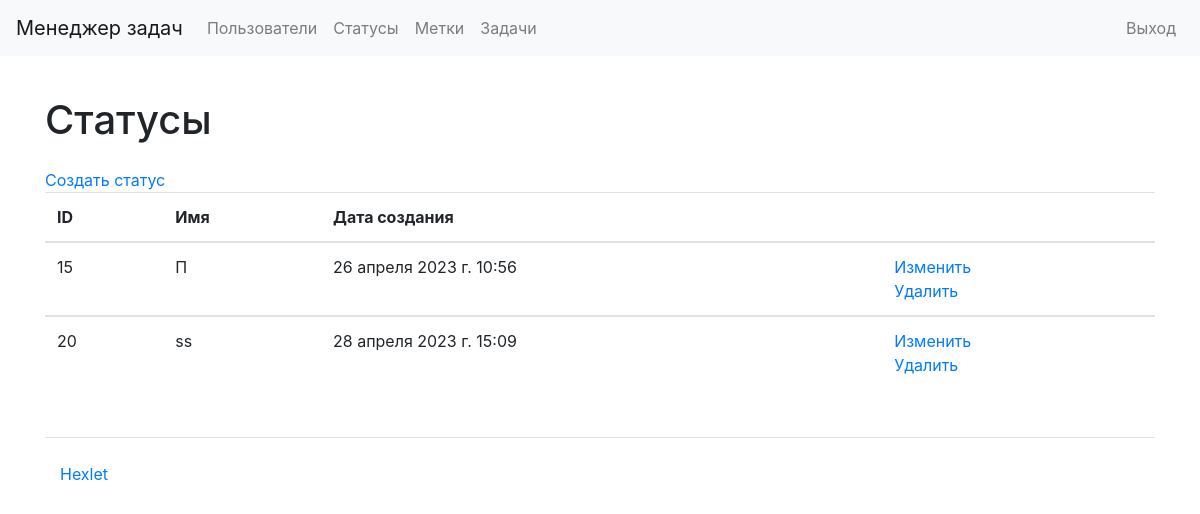
Before: /statuses/ (signed in) with the older database file.
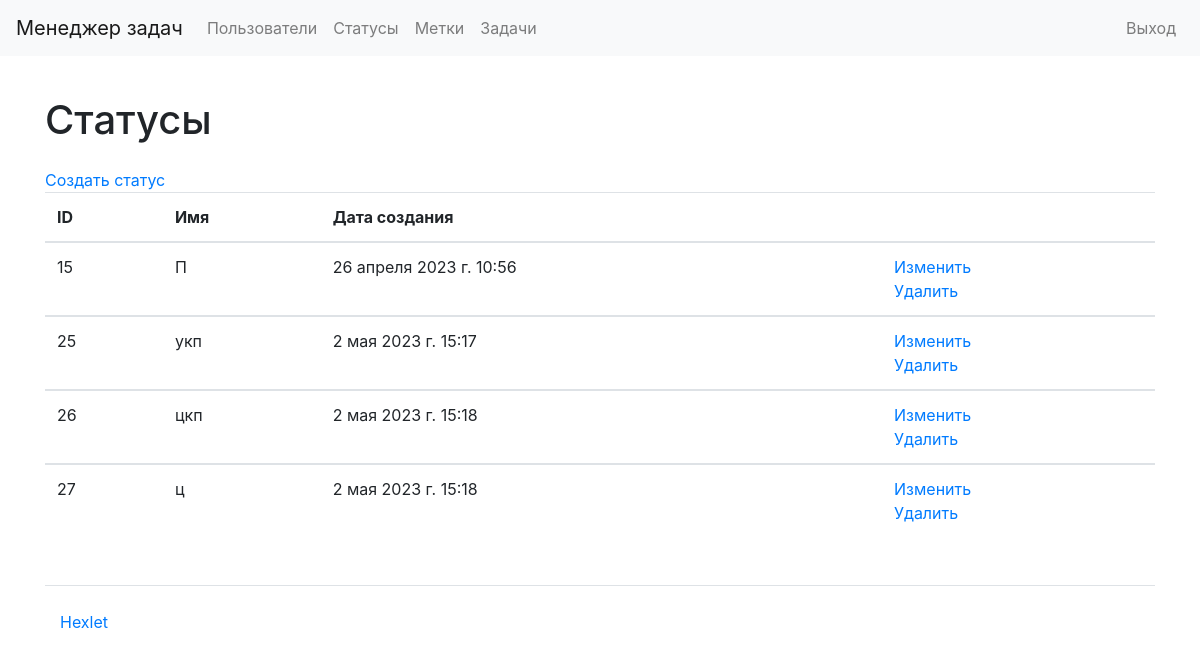
After: the same page with the newer database file.
### statuses/models.py (models this page shows, shortened)
class Status(models.Model):
    name = models.CharField(max_length=150, unique=True)
    created_at = models.DateTimeField(auto_now=True)

### statuses/views.py (the view)
# urls.py: path('', views.StatusesListView.as_view(), name='statuses_list'),
class StatusesListView(LoginRequiredMixin, ListView):
    model = Status
    template_name = "statuses/list_of_statuses.html"
    success_url = reverse_lazy('statuses_list')

### statuses/templates/statuses/list_of_statuses.html
{% extends "base.html" %}
{% load i18n %}
{% block content %}
<h1 class="my-4">{% translate "Statuses" %}</h1>
<a href="{% url 'status_create' %}">{% translate "Create status" %}</a>
<table class="table table-stripped">
    <thead>
        <tr>
            <th>ID</th>
            <th>{% translate "Name" %}</th>
            <th>{% translate "Date of creation" %}</th>
            <th></th>
        </tr>
    </thead>
    {% for status in object_list %}
    <tbody>
        <tr>
            <td>{{ status.id }}</td>
            <td>{{ status.name }}</td>
            <td>{{ status.created_at }}</td>
            <td>
                <a href="/statuses/{{ status.id }}/update/">{% translate "Update" %}</a>
                <br>
                <a href="/statuses/{{ status.id }}/delete/">{% translate "Delete" %}</a>
            </td>
        </tr>
        {% endfor %}
    </tbody>
</table>
{% endblock %}

Changed rows visible on the page:
removed Status: id "20", name "ss", created_at "28 апреля 2023 г. 15:09"
added Status: id "25", name "укп", created_at "2 мая 2023 г. 15:17"
added Status: id "26", name "цкп", created_at "2 мая 2023 г. 15:18"
added Status: id "27", name "ц", created_at "2 мая 2023 г. 15:18"
